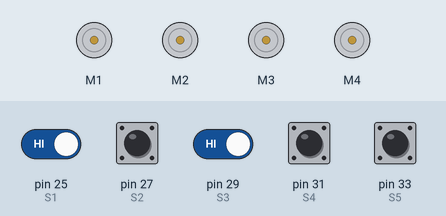
A sketch run on a simulated Arduino Mega 2560, built with avr-gcc and run on an emulated ATmega2560. Shown: 4 × DC motor (green arrow = forward, orange = backward, longer = faster). The inputs (shaded band) are chosen by the test bench; at power-on: pin 25 (S1), pin 27 (S2), pin 29 (S3), pin 31 (S4), pin 33 (S5) HIGH.

Above: at 1.2 s.
1.3 s: pin 25 (S1) driven LOW
At 2.2 s:
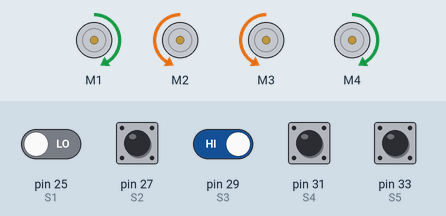
2.8 s: pin 29 (S3) driven LOW
At 3.3 s:
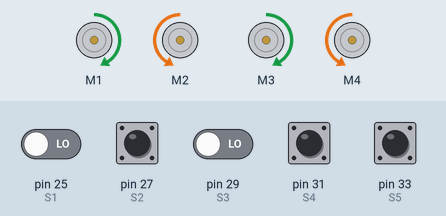
4.3 s: pin 29 (S3) driven HIGH
At 5.5 s:
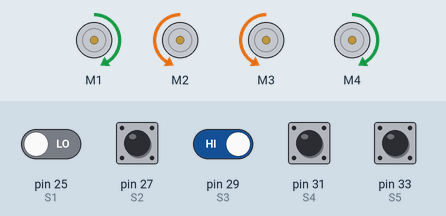
5.8 s: pin 25 (S1) driven HIGH
At 6.8 s:
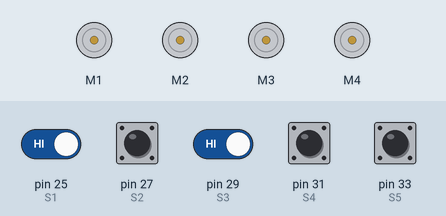
Timing chart, 0 to 8.3 s (numbered marks = the images above; inputs shaded):
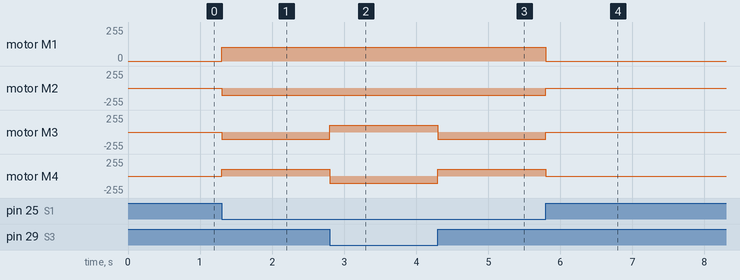

Measured:
- after the input at 1.3 s, motor M1, motor M4: stopped → forward 105/255 at once; motor M2, motor M3: stopped → backward 105/255 at once
- after the input at 2.8 s, motor M3: backward 105/255 → forward 105/255 at once; motor M4: forward 105/255 → backward 105/255 at once
- after the input at 4.3 s, motor M3: forward 105/255 → backward 105/255 at once; motor M4: backward 105/255 → forward 105/255 at once
- after the input at 5.8 s, motor M1, motor M4: forward 105/255 → stopped at once; motor M2, motor M3: backward 105/255 → stopped at once

The sketch:

SegueLinha.ino
```cpp
#include <AFMotor.h>

AF_DCMotor motor1(1);
AF_DCMotor motor2(2);
AF_DCMotor motor3(3);
AF_DCMotor motor4(4);

int S1 = 25;
int S2 = 27;
int S3 = 29;
int S4 = 31;
int S5 = 33;

int S1_lido = 0;
int S2_lido = 0;
int S3_lido = 0;
int S4_lido = 0;
int S5_lido = 0;

void moverFrente();
void moverTras();
void virar();
void parar();

void setup() {
  motor1.setSpeed(105);
  motor2.setSpeed(105);
  motor3.setSpeed(105);
  motor4.setSpeed(105);

  pinMode(S1, INPUT);
  pinMode(S2, INPUT);
  pinMode(S3, INPUT);
  pinMode(S4, INPUT);
  pinMode(S5, INPUT);
}

void loop() {
  S1_lido = digitalRead(S1);
  S2_lido = digitalRead(S2);
  S3_lido = digitalRead(S3);
  S4_lido = digitalRead(S4);
  S5_lido = digitalRead(S5);


  if(S3_lido == LOW) {
    moverFrente();
  }

  else if(S1_lido == LOW || S2_lido == LOW || S4_lido == LOW || S5_lido == LOW) {
    virar();
  }

  else {
    parar();
  }
}

void moverFrente() {
  motor1.run(FORWARD);
  motor3.run(FORWARD);
  motor2.run(BACKWARD);
  motor4.run(BACKWARD);
}

void moverTras() {
  motor1.run(BACKWARD);
  motor3.run(BACKWARD);
  motor2.run(FORWARD);
  motor4.run(FORWARD);
}

void virar() {
  motor1.run(FORWARD);
  motor3.run(BACKWARD);
  motor2.run(BACKWARD);
  motor4.run(FORWARD);
}

void parar(){
  motor1.run(RELEASE);
  motor3.run(RELEASE);
  motor2.run(RELEASE);
  motor4.run(RELEASE);
}
```
